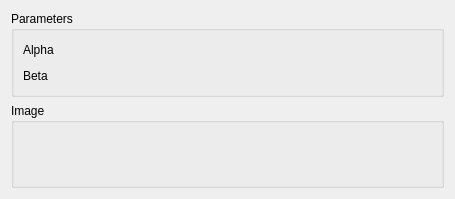
<?xml version="1.0" encoding="UTF-8"?>
<ui version="4.0">
 <class>SeismicLabGui::DlgExponentialModulation</class>
 <widget class="QWidget" name="SeismicLabGui::DlgExponentialModulation">
  <property name="geometry">
   <rect>
    <x>0</x>
    <y>0</y>
    <width>455</width>
    <height>199</height>
   </rect>
  </property>
  <property name="windowTitle">
   <string>Feature Parameters</string>
  </property>
  <property name="sizeGripEnabled" stdset="0">
   <bool>true</bool>
  </property>
  <layout class="QGridLayout" name="gridLayout">
   <item row="1" column="0">
    <widget class="QGroupBox" name="GroupBox5_5">
     <property name="title">
      <string>Image</string>
     </property>
     <layout class="QGridLayout" name="_6">
      <property name="leftMargin">
       <number>9</number>
      </property>
      <property name="topMargin">
       <number>9</number>
      </property>
      <property name="rightMargin">
       <number>9</number>
      </property>
      <property name="bottomMargin">
       <number>9</number>
      </property>
      <property name="spacing">
       <number>6</number>
      </property>
      <item row="1" column="0">
       <layout class="QHBoxLayout" name="horizontalLayout_9" stretch="0">
        <item>
         <widget class="QLabel" name="label_Image">
          <property name="text">
           <string/>
          </property>
         </widget>
        </item>
       </layout>
      </item>
     </layout>
    </widget>
   </item>
   <item row="0" column="0">
    <widget class="QGroupBox" name="GroupBox5_3">
     <property name="title">
      <string>Parameters</string>
     </property>
     <layout class="QGridLayout" name="_3">
      <property name="leftMargin">
       <number>9</number>
      </property>
      <property name="topMargin">
       <number>9</number>
      </property>
      <property name="rightMargin">
       <number>9</number>
      </property>
      <property name="bottomMargin">
       <number>9</number>
      </property>
      <property name="spacing">
       <number>6</number>
      </property>
      <item row="1" column="0">
       <layout class="QHBoxLayout" name="horizontalLayout" stretch="0,0">
        <item>
         <widget class="QLabel" name="label">
          <property name="text">
           <string>Alpha</string>
          </property>
         </widget>
        </item>
        <item>
         <widget class="Gui::QuantitySpinBox" name="doubleSpinBox_Alpha" native="true">
          <property name="keyboardTracking" stdset="0">
           <bool>false</bool>
          </property>
         </widget>
        </item>
       </layout>
      </item>
      <item row="2" column="0">
       <layout class="QHBoxLayout" name="horizontalLayout_4" stretch="0,0">
        <item>
         <widget class="QLabel" name="label_4">
          <property name="text">
           <string>Beta</string>
          </property>
         </widget>
        </item>
        <item>
         <widget class="Gui::QuantitySpinBox" name="doubleSpinBox_Beta" native="true">
          <property name="keyboardTracking" stdset="0">
           <bool>false</bool>
          </property>
         </widget>
        </item>
       </layout>
      </item>
     </layout>
    </widget>
   </item>
  </layout>
 </widget>
 <customwidgets>
  <customwidget>
   <class>Gui::QuantitySpinBox</class>
   <extends>QWidget</extends>
   <header>Gui/QuantitySpinBox.h</header>
  </customwidget>
 </customwidgets>
 <resources/>
 <connections/>
</ui>
